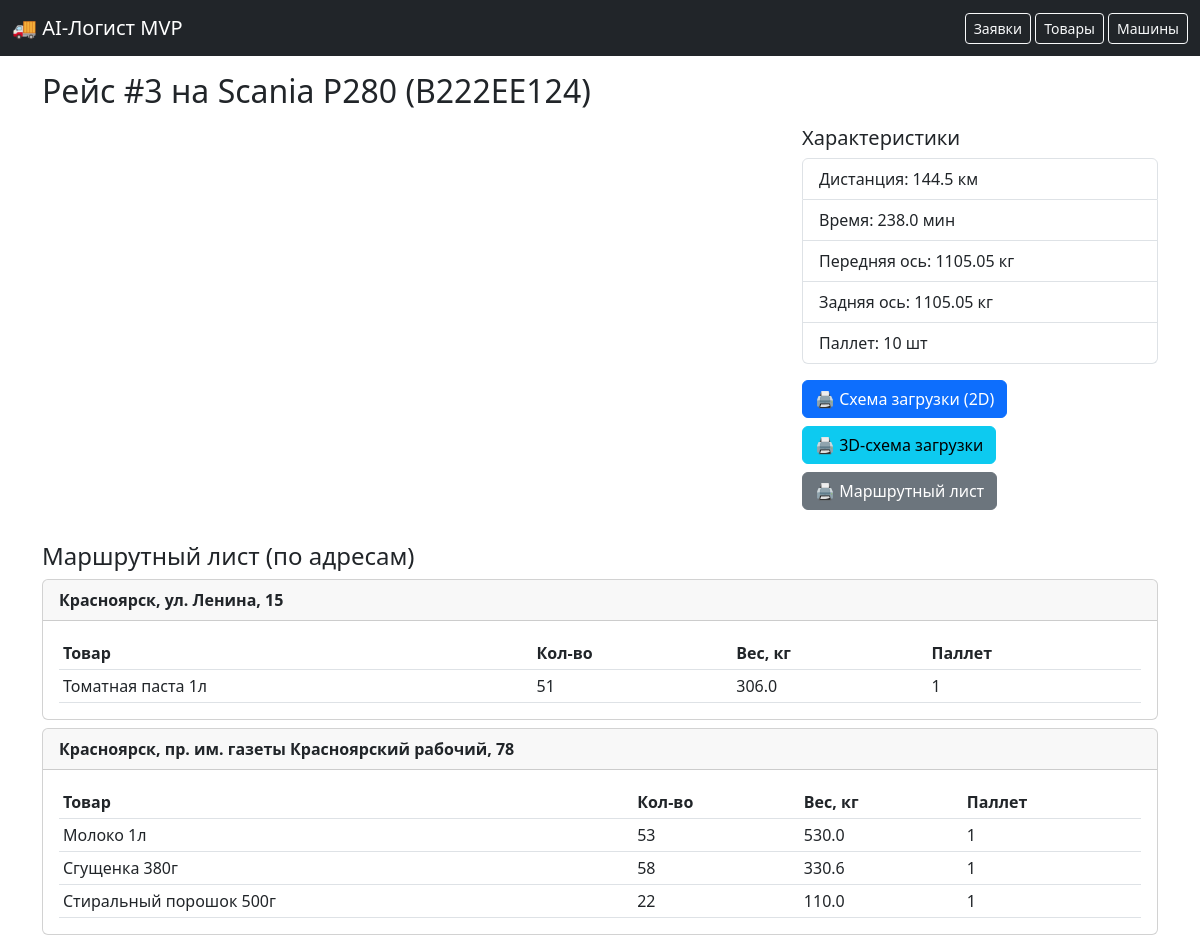
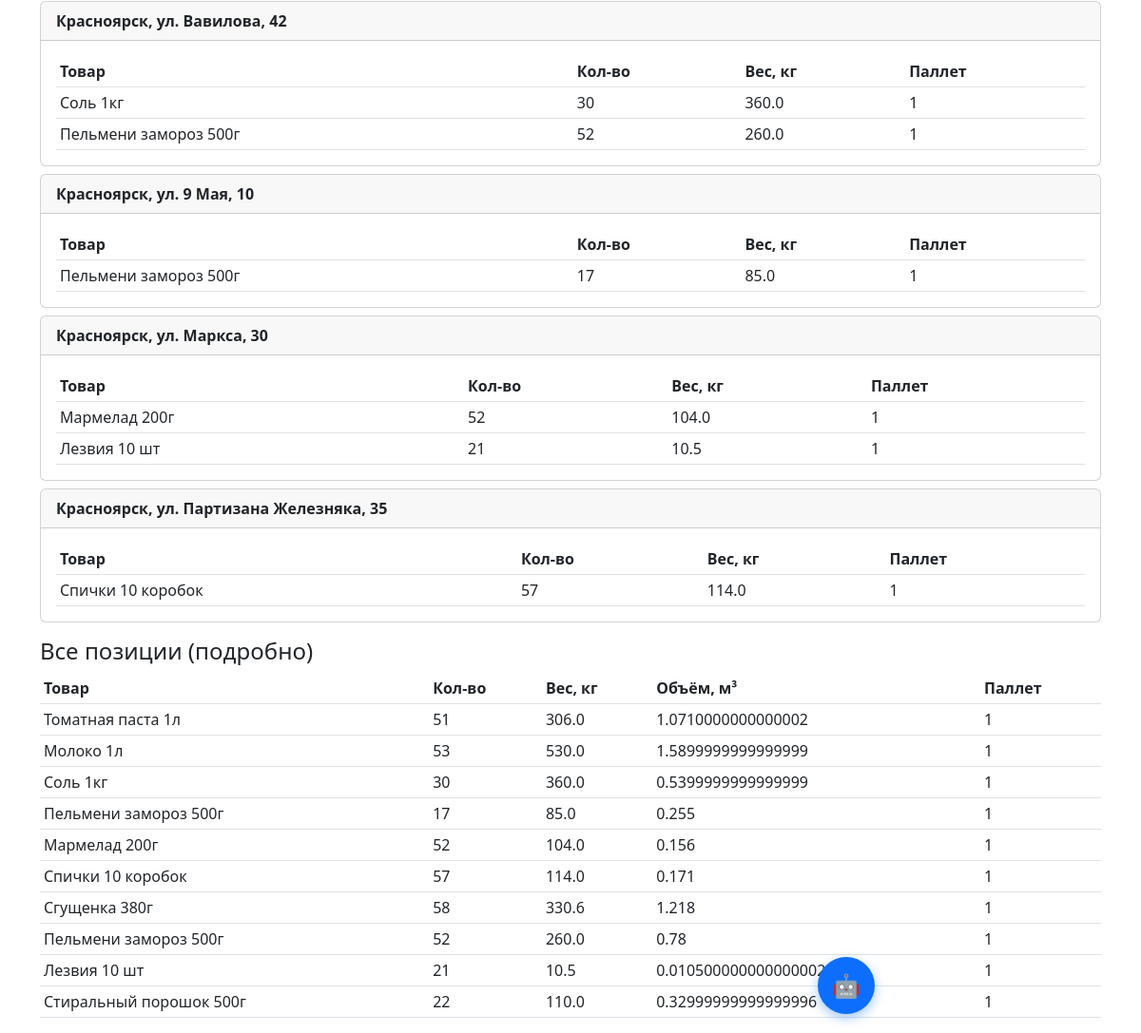
/route/3, run on the app's committed database (2 pictures, top to bottom).
### models.py (models this page shows)
class Route(db.Model):
    id = db.Column(db.Integer, primary_key=True)
    vehicle_id = db.Column(db.Integer, db.ForeignKey('vehicle.id'))
    created = db.Column(db.DateTime, default=datetime.utcnow)
    distance_km = db.Column(db.Float)
    duration_min = db.Column(db.Float)
    waypoints = db.Column(db.Text)
    route_geojson = db.Column(db.Text)
    axle_front = db.Column(db.Float)
    axle_rear = db.Column(db.Float)

class Vehicle(db.Model):
    id = db.Column(db.Integer, primary_key=True)
    name = db.Column(db.String(50))
    plate = db.Column(db.String(20))
    max_weight = db.Column(db.Float)
    length = db.Column(db.Float)
    width = db.Column(db.Float)
    height = db.Column(db.Float)
    pallet_length = db.Column(db.Float, default=1.2)
    pallet_width = db.Column(db.Float, default=0.8)
    status = db.Column(db.String(20), default='available')

class OrderRequest(db.Model):
    id = db.Column(db.Integer, primary_key=True)
    sender_name = db.Column(db.String(100))
    sender_address = db.Column(db.String(255))
    sender_lat = db.Column(db.Float)
    sender_lon = db.Column(db.Float)
    receiver_name = db.Column(db.String(100))
    receiver_address = db.Column(db.String(255))
    receiver_lat = db.Column(db.Float)
    receiver_lon = db.Column(db.Float)
    delivery_date = db.Column(db.String(20))
    status = db.Column(db.String(20), default='new')
    route_id = db.Column(db.Integer, db.ForeignKey('route.id'), nullable=True)
    items = db.relationship('RequestItem', backref='order', lazy=True)

class RequestItem(db.Model):
    id = db.Column(db.Integer, primary_key=True)
    order_request_id = db.Column(db.Integer, db.ForeignKey('order_request.id'), nullable=False)
    product_id = db.Column(db.Integer, db.ForeignKey('product.id'), nullable=True)
    cargo_name = db.Column(db.String(100), nullable=False)
    quantity = db.Column(db.Integer, default=1)
    length = db.Column(db.Float)
    width = db.Column(db.Float)
    height = db.Column(db.Float)
    weight = db.Column(db.Float)
    total_volume = db.Column(db.Float)
    total_weight = db.Column(db.Float)

### app.py (the view)
@app.route('/route/<int:route_id>')
def view_route(route_id):
    route = Route.query.get_or_404(route_id)
    vehicle = Vehicle.query.get(route.vehicle_id)
    orders = OrderRequest.query.filter_by(route_id=route_id).all()
    all_items = []
    item_pallets = []
    for o in orders:
        for item in o.items:
            np = pallets_needed(item, vehicle)
            item_pallets.append(np)
            all_items.append({
                'cargo_name': item.cargo_name,
                'quantity': item.quantity,
                'total_weight': item.total_weight,
                'total_volume': item.total_volume
            })
    from collections import defaultdict
    grouped = defaultdict(list)
    for o in orders:
        addr = o.receiver_address
        for item in o.items:
            grouped[addr].append({
                'name': item.cargo_name,
                'qty': item.quantity,
                'weight': item.total_weight,
                'pallets': pallets_needed(item, vehicle)
            })
    grouped_items = []
    for addr, items in grouped.items():
        grouped_items.append({'address': addr, 'cargo_items': items})
    return render_template('route_plan.html',
                           route=route,
                           vehicle=vehicle,
                           orders=orders,
                           all_items=all_items,
                           item_pallets=item_pallets,
                           waypoints=json.loads(route.waypoints or '[]'),
                           grouped_items=grouped_items,
                           yandex_key=app.config['YANDEX_MAPS_API_KEY'],
                           route_geojson=route.route_geojson)

### app.py (called while the page is built)
def pallets_needed(item, vehicle):
    if not vehicle.pallet_length or not vehicle.pallet_width:
        return 1
    pallet_area = vehicle.pallet_length * vehicle.pallet_width
    pallet_max_height = vehicle.height
    pallet_volume = pallet_area * pallet_max_height
    total_vol = item.total_volume
    if total_vol <= 0:
        return 1
    n = math.ceil(total_vol / pallet_volume)
    return max(1, n)

### templates/route_plan.html (shortened to what this page needs)
{% extends "base.html" %}
{% block content %}
<h2>Рейс #{{ route.id }} на {{ vehicle.name }} ({{ vehicle.plate }})</h2>
<div class="row mt-3">
    <div class="col-md-8">
        <div id="route-map" style="height: 400px;"></div>
    </div>
    <div class="col-md-4">
        <h5>Характеристики</h5>
        <ul class="list-group">
            <li class="list-group-item">Дистанция: {{ route.distance_km }} км</li>
            <li class="list-group-item">Время: {{ route.duration_min }} мин</li>
            <li class="list-group-item">Передняя ось: {{ route.axle_front }} кг</li>
            <li class="list-group-item">Задняя ось: {{ route.axle_rear }} кг</li>
            <li class="list-group-item">Паллет: {{ item_pallets|sum }} шт</li>
        </ul>
        <a href="/route/{{ route.id }}/print_load" class="btn btn-primary mt-3" target="_blank">🖨️ Схема загрузки (2D)</a>
        <a href="/route/{{ route.id }}/load_3d" class="btn btn-info mt-2" target="_blank">🖨️ 3D-схема загрузки</a>
        <button onclick="window.print()" class="btn btn-secondary mt-2">🖨️ Маршрутный лист</button>
    </div>
</div>
<h4 class="mt-3">Маршрутный лист (по адресам)</h4>
{% for group in grouped_items %}
    <div class="card mb-2">
        <div class="card-header"><strong>{{ group.address }}</strong></div>
        <div class="card-body">
            <table class="table table-sm mb-0">
                <thead><tr><th>Товар</th><th>Кол-во</th><th>Вес, кг</th><th>Паллет</th></tr></thead>
                <tbody>
                {% for it in group.cargo_items %}
                <tr>
                    <td>{{ it.name }}</td>
                    <td>{{ it.qty }}</td>
                    <td>{{ it.weight }}</td>
                    <td>{{ it.pallets }}</td>
                </tr>
                {% endfor %}
                </tbody>
            </table>
        </div>
    </div>
{% endfor %}
<h4 class="mt-3">Все позиции (подробно)</h4>
<table class="table table-sm">
    <tr><th>Товар</th><th>Кол-во</th><th>Вес, кг</th><th>Объём, м³</th><th>Паллет</th></tr>
    {% for item in all_items %}
    <tr>
        <td>{{ item.cargo_name }}</td>
        <td>{{ item.quantity }}</td>
        <td>{{ item.total_weight }}</td>
        <td>{{ item.total_volume }}</td>
        <td>{{ item_pallets[loop.index0] }}</td>
    </tr>
    {% endfor %}
</table>
{% endblock %}

### data on the page
Route: id "3", distance_km "144.5", duration_min "238.0", axle_front "1105.05", axle_rear "1105.05"
Vehicle: name "Scania P280", plate "В222ЕЕ124"
OrderRequest: address "Красноярск, ул. Ленина, 15"
RequestItem: name "Томатная паста 1л", qty "51", weight "306.0", pallets "1", cargo_name "Томатная паста 1л", quantity "51", total_weight "306.0", total_volume "1.0710000000000002", item_pallets "1"
OrderRequest: address "Красноярск, пр. им. газеты Красноярский рабочий, 78"
RequestItem: name "Молоко 1л", qty "53", weight "530.0", pallets "1", cargo_name "Молоко 1л", quantity "53", total_weight "530.0", total_volume "1.5899999999999999", item_pallets "1"
RequestItem: name "Сгущенка 380г", qty "58", weight "330.6", pallets "1", cargo_name "Сгущенка 380г", quantity "58", total_weight "330.6", total_volume "1.218", item_pallets "1"
RequestItem: name "Стиральный порошок 500г", qty "22", weight "110.0", pallets "1", cargo_name "Стиральный порошок 500г", quantity "22", total_weight "110.0", total_volume "0.32999999999999996", item_pallets "1"
OrderRequest: address "Красноярск, ул. Вавилова, 42"
RequestItem: name "Соль 1кг", qty "30", weight "360.0", pallets "1", cargo_name "Соль 1кг", quantity "30", total_weight "360.0", total_volume "0.5399999999999999", item_pallets "1"
RequestItem: name "Пельмени замороз 500г", qty "52", weight "260.0", pallets "1", cargo_name "Пельмени замороз 500г", quantity "52", total_weight "260.0", total_volume "0.78", item_pallets "1"
OrderRequest: address "Красноярск, ул. 9 Мая, 10"
RequestItem: name "Пельмени замороз 500г", qty "17", weight "85.0", pallets "1", cargo_name "Пельмени замороз 500г", quantity "17", total_weight "85.0", total_volume "0.255", item_pallets "1"
OrderRequest: address "Красноярск, ул. Маркса, 30"
RequestItem: name "Мармелад 200г", qty "52", weight "104.0", pallets "1", cargo_name "Мармелад 200г", quantity "52", total_weight "104.0", total_volume "0.156", item_pallets "1"
RequestItem: name "Лезвия 10 шт", qty "21", weight "10.5", pallets "1", cargo_name "Лезвия 10 шт", quantity "21", total_weight "10.5", total_volume "0.010500000000000002", item_pallets "1"
OrderRequest: address "Красноярск, ул. Партизана Железняка, 35"
RequestItem: name "Спички 10 коробок", qty "57", weight "114.0", pallets "1", cargo_name "Спички 10 коробок", quantity "57", total_weight "114.0", total_volume "0.171", item_pallets "1"

### other printed values
{{ item_pallets|sum }} "10"
